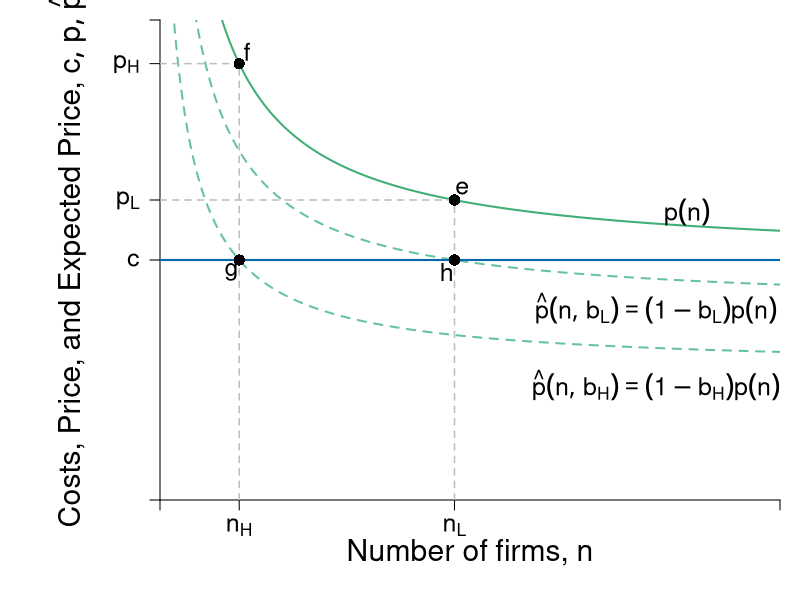

This figure's R source:
require(shape)
pdf(file = "competitionmarkets/LRn_Dec_BTE.pdf", width = 9, height = 7)

#Set parameters for graphics
axislabelsize <- 1.8
labelsize <- 1.5
namesize <- 1.8
annotatesize <- 1.5
graphlinewidth <- 2
segmentlinewidth <- 1.5

COL <- c("#7fc97f", "#beaed4", "#fdc086", "#ffff99", "#386cb0", "#f0027f", "#bf5b17", "#666666")
COLA <- c("#e0f3db", "#99d8c9","#66c2a4","#41ae76", "#238b45", "#005824")
COLB <- c("#c6dbef", "#4eb3d3", "#2b8cbe", "#0868ac","#084081")
COLC <- c("#fcfbfd", "#efedf5", "#dadaeb", "#bcbddc", "#9e9ac8", "#807dba", "#6a51a3", "#54278f", "#3f007d")

par(mar =  c(5, 8, 1, 1))

Profit <- function(n, pbar = 60, c = 10, beta = 0.5) {
  (pbar - c)^2 / (((n + 1)^2)*beta)
}

totaln <- function(pi, pbar = 60, c = 10, beta = 0.5){
  (pbar - c)/(sqrt(pi*beta)) - 1
}

cournotPrice <- function(n, pbar = 60, c = 10) {
  c + (1/(n+1))*(pbar - c)
}


# Barriers to entry
# Inputs: Probability of BTE (b) and number of firms
# Outputs: Price Level at some n
bte <- function(n, b = 0) {
  cournotPrice(n)*(1-b)
}

nstar <- function(b, pbar = 60, c = 10){
  (pbar*(1 - b) - c) / (b*c)
}

#Levels for the barriers to entry specified here
barriers <- c(0.2, 0.45, 0.71, 0.73)

xlims <- c(0, 40)
ylims <- c(0, 20)

plot(0, 0, xlim = xlims, ylim = ylims, type = "n",
     xlab = expression(paste("")),
     ylab = expression(paste("")), 
     xaxt = "n", 
     yaxt = "n", 
     cex.lab = axislabelsize, 
     bty = "n",
     xaxs="i", 
     yaxs="i")

# ticksy <- seq(from = 0, to = ylims[2], by = 2)
# ylabels <- seq(from = 0, to = ylims[2], by = 2)
# ticksx <- seq(from = 0, to = xlims[2], by = 2)
# xlabels <- seq(from = 0, to = xlims[2], by = 2)
ticksy <- c(0, 10, cournotPrice(n = nstar(b = barriers[1])), cournotPrice(n = nstar(b = barriers[2])), ylims[2])
ylabels <- c(NA, expression(c), expression(paste(p[L])), expression(paste(p[H])), NA)
ticksx <- c(0, nstar(b = barriers[2]), nstar(b = barriers[1]), xlims[2])
xlabels <- c(NA, expression(paste(n[H])), expression(paste(n[L])), NA)

axis(1, at = ticksx, pos = 0, labels = xlabels, cex.axis = labelsize)
axis(2, at = ticksy, pos = 0, labels = ylabels, las = 1, cex.axis = labelsize)

npts <- 500 
xx1 <- seq(xlims[1], xlims[2], length.out = npts)

#Lines for barrier graph
lines(xx1, bte(n = xx1, b = barriers[1]), col = COLA[3], lty = 2, lwd = graphlinewidth)
lines(xx1, bte(n = xx1, b = barriers[2]), col = COLA[3], lty = 2, lwd = graphlinewidth)

#Price with no barriers
# No Barrier --- Greenbte(n = nstar(b = 0), b = 0)
lines(xx1, cournotPrice(xx1, c = 10), col = COLA[4], lwd = graphlinewidth) 

# lines(xx1, Profit(xx1, c = 0.25), col = COLA[4], lty = 2, lwd = segmentlinewidth)

#Label axes
mtext(expression(paste("Number of firms, ", n)), side=1, line = 2.5, cex = axislabelsize)
text(-6, 0.5*ylims[2], expression(paste("Costs, Price, and Expected Price, ", list(c, p, hat(p)) )), xpd = TRUE, cex = axislabelsize, srt = 90) 

#Arrows(18, 6.8, 18, 4.5, col = "black", lty = 1, code = 2, lwd = 2, arr.type = "triangle", arr.lwd = 0.5)
# text(16, 5.75, expression(paste("Decrease in ", rho)), cex = labelsize)


# Eq labels
text(34, 12, expression(paste(p(n))), cex = labelsize)
text(32, 8, expression(paste(hat(p)*(list(n, b[L])) == (1-b[L])*p(n) )), cex = labelsize)
text(32, 4.8, expression(paste(hat(p)*(list(n, b[H])) == (1-b[H])*p(n) )), cex = labelsize)


# line for the marginal cost
segments(0, 10, xlims[2], 10, 
         lty = 1, col = COLB[4] , lwd = graphlinewidth
         )

#For the low price with low barriers to entry
segments(nstar(b = barriers[1]), 0, 
         nstar(b = barriers[1]), 
         cournotPrice(n = nstar(b = barriers[1])), 
         lty = 2, col = "gray", lwd = segmentlinewidth
         )

segments(0, cournotPrice(n = nstar(b = barriers[1])), 
         nstar(b = barriers[1]), 
         cournotPrice(n = nstar(b = barriers[1])), 
         lty = 2, col = "gray", lwd = segmentlinewidth
)

#For the high price with high barriers to entry
segments(nstar(b = barriers[2]), 0, 
         nstar(b = barriers[2]), 
         cournotPrice(n = nstar(b = barriers[2])), 
         lty = 2, col = "gray", lwd = segmentlinewidth
         )

segments(0, cournotPrice(n = nstar(b = barriers[2])), 
         nstar(b = barriers[2]), 
         cournotPrice(n = nstar(b = barriers[2])), 
         lty = 2, col = "gray", lwd = segmentlinewidth
)

#This should probably have a loop, but I haven't worked it out. 
#Two points for the low barriers
points(x = nstar(b = barriers[1]), 
       y = cournotPrice(n = nstar(b = barriers[1])), 
       pch = 16, col = "black", cex = 1.5)

text(x = nstar(b = barriers[1]) + 0.5, 
     y = cournotPrice(n = nstar(b = barriers[1])) + 0.5,
     expression(paste(e)), cex = labelsize) 


points(x = nstar(b = barriers[1]), 
       y = bte(n = nstar(b = barriers[1]), b = barriers[1]), 
       pch = 16, col = "black", cex = 1.5)

text(x = nstar(b = barriers[1]) - 0.5, 
     y = bte(n = nstar(b = barriers[1]), b = barriers[1]) - 0.5, 
     expression(paste(h)), cex = labelsize) 

#Two points for the high barriers
points(x = nstar(b = barriers[2]),
       y = cournotPrice(n = nstar(b = barriers[2])),
       pch = 16, col = "black", cex = 1.5)

text(x = nstar(b = barriers[2]) + 0.5, 
     y = cournotPrice(n = nstar(b = barriers[2])) + 0.5,
     expression(paste(f)), cex = labelsize) 

points(x = nstar(b = barriers[2]),
       y = bte(n = nstar(b = barriers[2]), b = barriers[2]),
       pch = 16, col = "black", cex = 1.5)

text(x = nstar(b = barriers[2]) - 0.5, 
     y = bte(n = nstar(b = barriers[2]), b = barriers[2]) - 0.5, 
     expression(paste(g)), cex = labelsize) 

# points(x = nstar(b = barriers[3]),
#        y = bte(n = nstar(b = barriers[3]), b = barriers[3]),
#        pch = 16, col = "black", cex = 1.5)
# points(x = nstar(b = barriers[4]), 
#        y = bte(n = nstar(b = barriers[4]),b = barriers[4]), 
#        pch = 16, col = "black", cex = 1.5)

dev.off()
